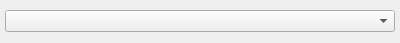
<?xml version="1.0" encoding="UTF-8"?>
<ui version="4.0">
 <class>BlockAudioSampleFormat</class>
 <widget class="QWidget" name="BlockAudioSampleFormat">
  <property name="geometry">
   <rect>
    <x>0</x>
    <y>0</y>
    <width>400</width>
    <height>43</height>
   </rect>
  </property>
  <property name="windowTitle">
   <string>Form</string>
  </property>
  <layout class="QHBoxLayout" name="horizontalLayout">
   <property name="spacing">
    <number>3</number>
   </property>
   <property name="leftMargin">
    <number>5</number>
   </property>
   <property name="topMargin">
    <number>5</number>
   </property>
   <property name="rightMargin">
    <number>5</number>
   </property>
   <property name="bottomMargin">
    <number>5</number>
   </property>
   <item>
    <widget class="DataComboBox" name="samplingBox"/>
   </item>
  </layout>
 </widget>
 <customwidgets>
  <customwidget>
   <class>DataComboBox</class>
   <extends>QComboBox</extends>
   <header>UI/datacombobox.h</header>
  </customwidget>
 </customwidgets>
 <resources/>
 <connections/>
</ui>
